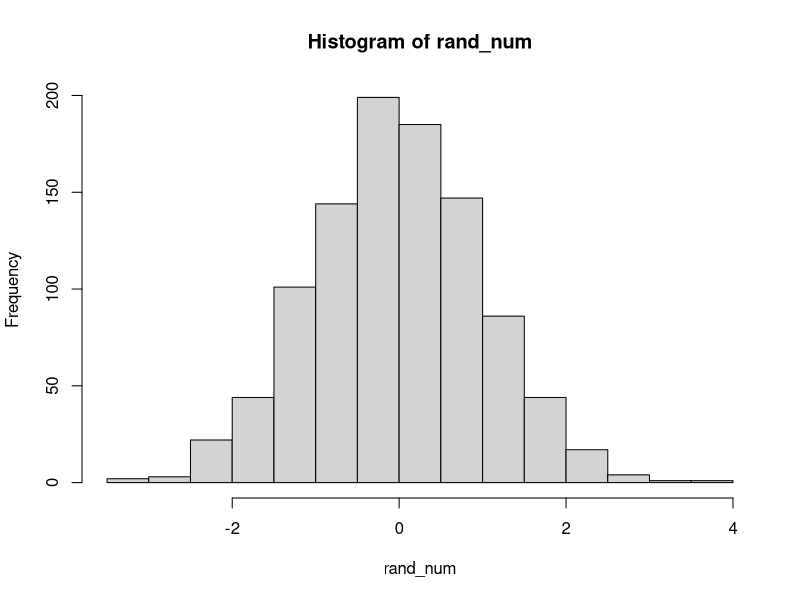
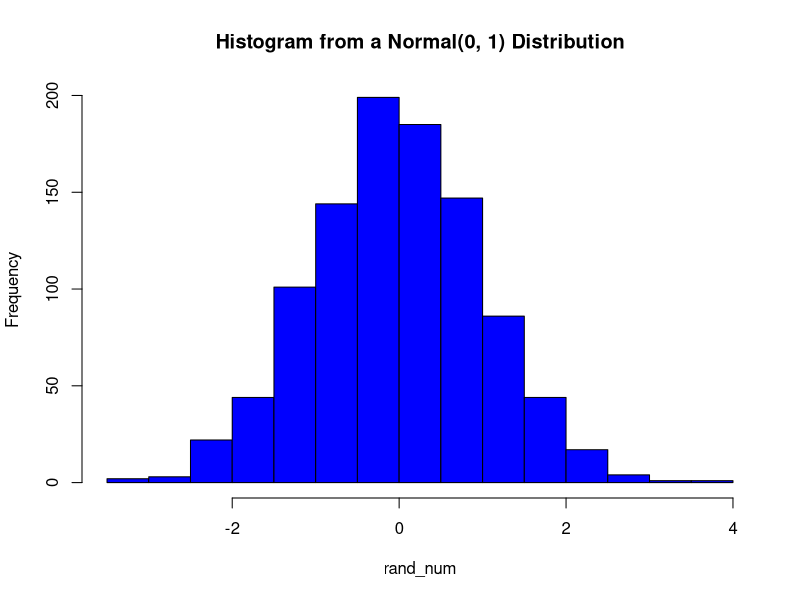

Here is the R script that generated these plots, in order:
## ---- chunk 1
data(iris)
head(iris)
## ---- chunk 2
iris[10,5] # by following the (i,j) rule of thumb.
## ---- chunk 3
SpeciesCol <- iris$Species
tail(SpeciesCol,5)

## ---- chunk 4
filtered_data <- iris[iris$Petal.Width > 1, ]
avg_sepal_len <- mean(filtered_data$Sepal.Length)

avg_sepal_len
## ---- chunk 5
for (i in 1:10) {
  if (i<5) {
    print(i*3)
  } else {
    print(i*2)
  }
}

## ---- chunk 6
set.seed(184)
n <- 0

while (n<3) {
  n <- rnorm(1, mean = 1, sd = 2)
  print(n)
  
  if(n>3) {
    break
  }
}


## ---- chunk 7
Counting <- matrix(data = NA, nrow= 3, ncol =4)

for (i in 1:3) {
  for (j in 1:4) {
    Counting[i,j] = i+j - 1 
    
  }
}

Counting
## ---- chunk 8
set.seed(184)
plotNormal <- function(repititions, mean, sd){
  rand_num <- rnorm(repititions, mean, sd)
  hist(rand_num)
}

plotNormal(1000, 0, 1)
## ---- chunk 9
set.seed(184)
plotNormal <- function(repitions, mean, sd, color) {
  rand_num <- rnorm(repitions, mean, sd)
  hist(rand_num, 
       main = paste("Histogram from a Normal(", mean, ", ", sd, ") Distribution", sep = ""),
       col = color)
}

plotNormal(1000, 0, 1, "blue")
